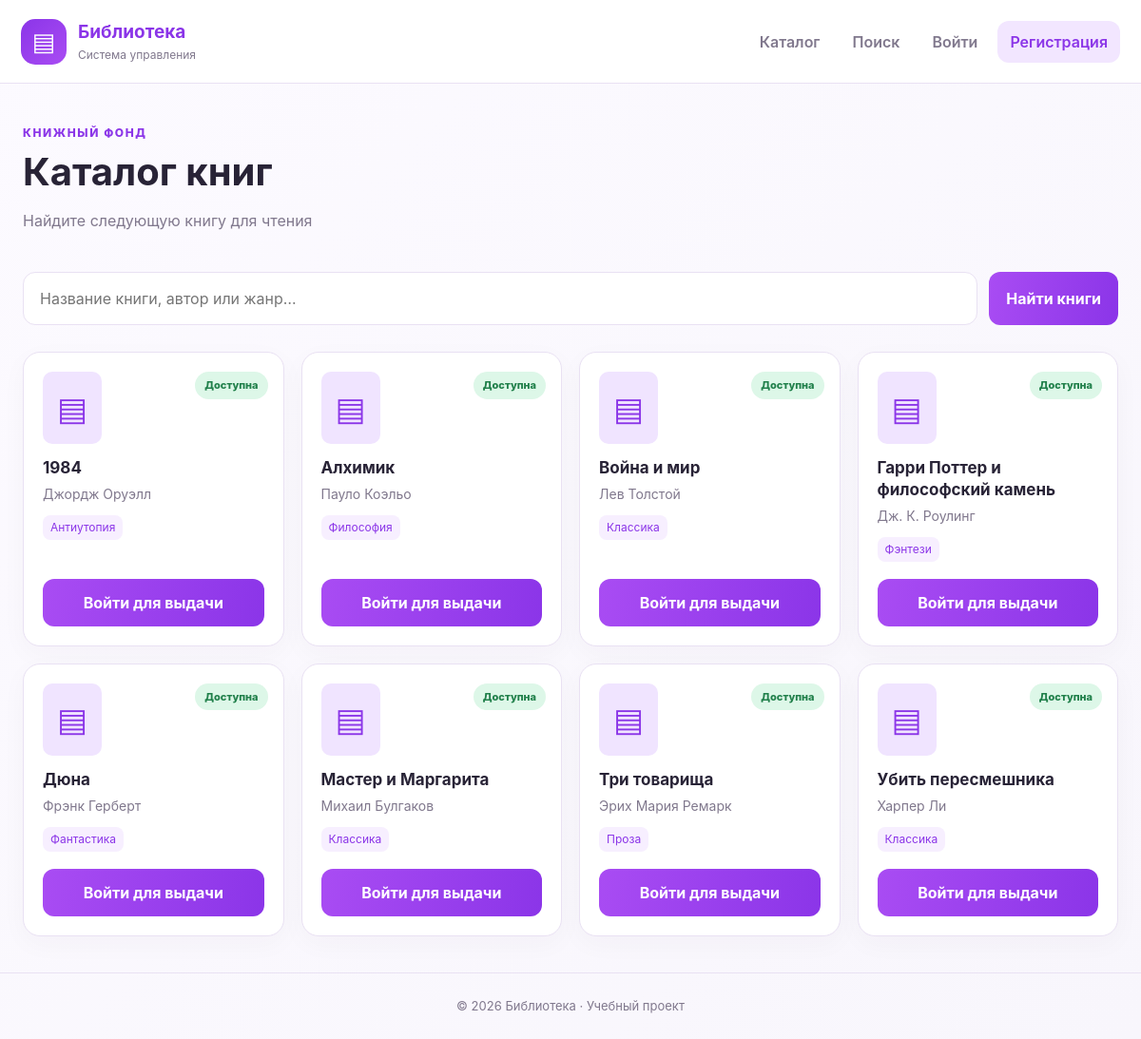
The page / on the database its author committed.
### tables this page shows
CREATE TABLE books (
 id BIGINT UNSIGNED AUTO_INCREMENT PRIMARY KEY,
 title VARCHAR(255) NOT NULL,
 author VARCHAR(180) NOT NULL,
 genre VARCHAR(100) NOT NULL DEFAULT '',
 isbn VARCHAR(20) NULL UNIQUE,
 description TEXT NULL,
 created_at TIMESTAMP NOT NULL DEFAULT CURRENT_TIMESTAMP,
 INDEX idx_books_title(title),
 INDEX idx_books_author(author),
 INDEX idx_books_genre(genre)
);

### config.php (called while the page is built, shortened)
<?php
function db(): PDO {
    static $pdo = null;
    if ($pdo === null) {
        $pdo = new PDO(
            'mysql:host='.DB_HOST.';dbname='.DB_NAME.';charset=utf8mb4',
            DB_USER, DB_PASS,
            [PDO::ATTR_ERRMODE => PDO::ERRMODE_EXCEPTION,
             PDO::ATTR_DEFAULT_FETCH_MODE => PDO::FETCH_ASSOC,
             PDO::ATTR_EMULATE_PREPARES => false]
        );
    }
    return $pdo;
}
function h(string $value): string { return htmlspecialchars($value, ENT_QUOTES | ENT_SUBSTITUTE, 'UTF-8'); }
function current_user(): ?array { return $_SESSION['user'] ?? null; }

### index.php (the view, shortened to what this page needs)
<?php
require_once __DIR__.'/../config.php';
$page = $_GET['page'] ?? 'catalog';
$u = current_user();
$notice = $_SESSION['notice'] ?? ''; unset($_SESSION['notice']);
$q=trim($_GET['q']??'');
if($page==='catalog') {
    $sql='SELECT b.*, CASE WHEN EXISTS(SELECT 1 FROM loans l WHERE l.book_id=b.id AND l.returned_at IS NULL) THEN 0 ELSE 1 END AS available FROM books b';
    $params=[];
    $sql.=' ORDER BY b.title'; $st=db()->prepare($sql); $st->execute($params); $books=$st->fetchAll();
}
?><!doctype html><html lang="ru"><head><meta charset="utf-8"><meta name="viewport" content="width=device-width,initial-scale=1"><title>Библиотека</title><link rel="stylesheet" href="assets/style.css"></head><body>
<header class="top"><a class="brand" href="?page=catalog"><span class="logo">▤</span><span><b>Библиотека</b><small>Система управления</small></span></a><nav><a href="?page=catalog">Каталог</a><a href="?page=catalog#search">Поиск</a><?php if($u):?><a href="?page=mybooks">Мои книги</a><?php if($u['role']==='admin'):?><a href="?page=admin">Управление</a><?php endif;?><form method="post" class="inline"><input type="hidden" name="csrf" value="<?=h(csrf_token())?>"><input type="hidden" name="action" value="logout"><button class="quiet">Выйти</button></form><?php else:?><a href="?page=login">Войти</a><a class="navbutton" href="?page=register">Регистрация</a><?php endif;?></nav></header>
<main class="wrap"><?php if($notice):?><div class="notice"><?=h($notice)?></div><?php endif;?>
<?php if($page==='login'||$page==='register'):?><section class="auth card"><span class="eyebrow">ИС «Библиотека»</span><h1><?=$page==='login'?'Вход в библиотеку':'Создание аккаунта'?></h1><p class="muted"><?=$page==='login'?'Войдите, чтобы управлять своими книгами.':'Зарегистрируйтесь как читатель.'?></p><form method="post"><input type="hidden" name="csrf" value="<?=h(csrf_token())?>"><input type="hidden" name="action" value="<?=$page==='login'?'login':'register'?>"><?php if($page==='register'):?><label>ФИО<input name="full_name" required maxlength="150" autocomplete="name"></label><?php endif;?><label>Email<input type="email" name="email" required autocomplete="email"></label><label>Пароль<input type="password" name="password" required minlength="8" autocomplete="<?=$page==='login'?'current-password':'new-password'?>"></label><button class="primary full"><?=$page==='login'?'Войти':'Зарегистрироваться'?></button></form><p class="muted"><?=$page==='login'?'Нет аккаунта?':'Уже есть аккаунт?'?> <a href="?page=<?=$page==='login'?'register':'login'?>"><?=$page==='login'?'Зарегистрироваться':'Войти'?></a></p></section>
<?php elseif($page==='catalog'):?><section class="heading"><div><span class="eyebrow">КНИЖНЫЙ ФОНД</span><h1>Каталог книг</h1><p class="muted">Найдите следующую книгу для чтения</p></div></section><form id="search" class="search" method="get"><input type="hidden" name="page" value="catalog"><input name="q" value="<?=h($q)?>" placeholder="Название книги, автор или жанр…"><button class="primary">Найти книги</button></form><div class="grid"><?php foreach($books as $b):?><article class="book card"><div class="cover">▤</div><span class="pill <?=$b['available']?'good':'neutral'?>"><?=$b['available']?'Доступна':'Выдана'?></span><h2><?=h($b['title'])?></h2><p><?=h($b['author'])?></p><span class="genre"><?=h($b['genre'])?></span><div class="bookbottom"><?php if($b['available']&&$u):?><form method="post"><input type="hidden" name="csrf" value="<?=h(csrf_token())?>"><input type="hidden" name="action" value="request_book"><input type="hidden" name="book_id" value="<?=$b['id']?>"><button class="primary full">Запросить книгу</button></form><?php elseif(!$u):?><a class="primary full buttonlink" href="?page=login">Войти для выдачи</a><?php else:?><button class="quiet full" disabled>Недоступна</button><?php endif;?></div></article><?php endforeach;?></div><?php if(!$books):?><p class="empty">Ничего не найдено. Попробуйте другой запрос.</p><?php endif;?>
<?php endif;?></main><footer>© <?=date('Y')?> Библиотека · Учебный проект</footer></body></html>

### style.css (style rules this page uses)
:root { --bg:#f8f6fc;--purple:#8b35e8;--purple2:#a94cf3;--text:#282336;--muted:#80788d;--line:#e9e1f3;--white:#fff }
* { box-sizing:border-box }
html { scroll-behavior:smooth }
body { margin:0;background:linear-gradient(135deg,#fcfaff,var(--bg));color:var(--text);font:16px/1.5 Inter,-apple-system,BlinkMacSystemFont,"Segoe UI",sans-serif }
.top { background:#fff;min-height:88px;padding:16px max(22px,calc((100% - 1320px)/2));display:flex;align-items:center;justify-content:space-between;gap:24px;border-bottom:1px solid var(--line);position:sticky;top:0;z-index:5 }
.brand { display:flex;align-items:center;gap:12px;text-decoration:none;color:var(--text) }
.brand b { display:block;color:var(--purple);font-size:19px }
.brand small { display:block;color:var(--muted);font-size:12px }
.logo { display:grid;place-items:center;width:48px;height:48px;border-radius:15px;background:linear-gradient(135deg,var(--purple),var(--purple2));color:#fff;font-size:26px }
nav { display:flex;align-items:center;gap:8px;flex-wrap:wrap }
nav a,.quiet { color:var(--muted);text-decoration:none;padding:10px 13px;border-radius:12px;font-weight:600;border:0;background:transparent;cursor:pointer }
.navbutton { background:#f2e6ff;color:var(--purple) }
.wrap { max-width:1320px;margin:38px auto;padding:0 24px;min-height:70vh }
.heading { display:flex;justify-content:space-between;align-items:end;margin:20px 0 26px }
.eyebrow { color:var(--purple);font-size:12px;font-weight:800;letter-spacing:1.6px }
.heading h1,.auth h1 { font-size:clamp(28px,4vw,40px);line-height:1.15;margin:8px 0 }
.muted { color:var(--muted) }
.search { display:flex;gap:12px;margin-bottom:28px;scroll-margin-top:110px }
.search input,.auth input,.addform input { min-width:0;width:100%;padding:15px 17px;border:1px solid var(--line);border-radius:13px;background:#fff;font:inherit;outline:none }
.primary,.buttonlink { border:0;background:linear-gradient(100deg,var(--purple2),var(--purple));color:white;font:inherit;font-weight:700;padding:13px 18px;border-radius:12px;cursor:pointer;text-align:center;text-decoration:none;display:inline-block;white-space:nowrap }
.full { width:100% }
.grid { display:grid;grid-template-columns:repeat(4,minmax(0,1fr));gap:18px }
.card { background:#fff;border:1px solid var(--line);border-radius:18px;box-shadow:0 8px 28px #34204408 }
.book { padding:20px;position:relative;min-height:285px;display:flex;flex-direction:column }
.cover { height:76px;width:62px;border-radius:10px;background:#f0e4ff;color:var(--purple);display:grid;place-items:center;font-size:34px;margin-bottom:14px }
.pill { font-size:11px;font-weight:800;border-radius:999px;padding:6px 10px;display:inline-block }
.book>.pill { position:absolute;right:16px;top:20px }
.good { background:#ddf7e8;color:#21804b }
.book h2,.loan h2 { font-size:17px;margin:0 0 5px;line-height:1.35 }
.book p,.loan p { margin:0 0 12px;color:var(--muted);font-size:14px }
.genre { font-size:12px;color:var(--purple);background:#f7efff;border-radius:8px;padding:4px 8px;align-self:flex-start }
.bookbottom { margin-top:auto;padding-top:18px }
footer { text-align:center;padding:25px;color:var(--muted);font-size:13px;border-top:1px solid var(--line) }

### rows shown on the page
books: title "1984", author "Джордж Оруэлл", genre "Антиутопия"
books: title "Алхимик", author "Пауло Коэльо", genre "Философия"
books: title "Война и мир", author "Лев Толстой", genre "Классика"
books: title "Гарри Поттер и философский камень", author "Дж. К. Роулинг", genre "Фэнтези"
books: title "Дюна", author "Фрэнк Герберт", genre "Фантастика"
books: title "Мастер и Маргарита", author "Михаил Булгаков", genre "Классика"
books: title "Три товарища", author "Эрих Мария Ремарк", genre "Проза"
books: title "Убить пересмешника", author "Харпер Ли", genre "Классика"
